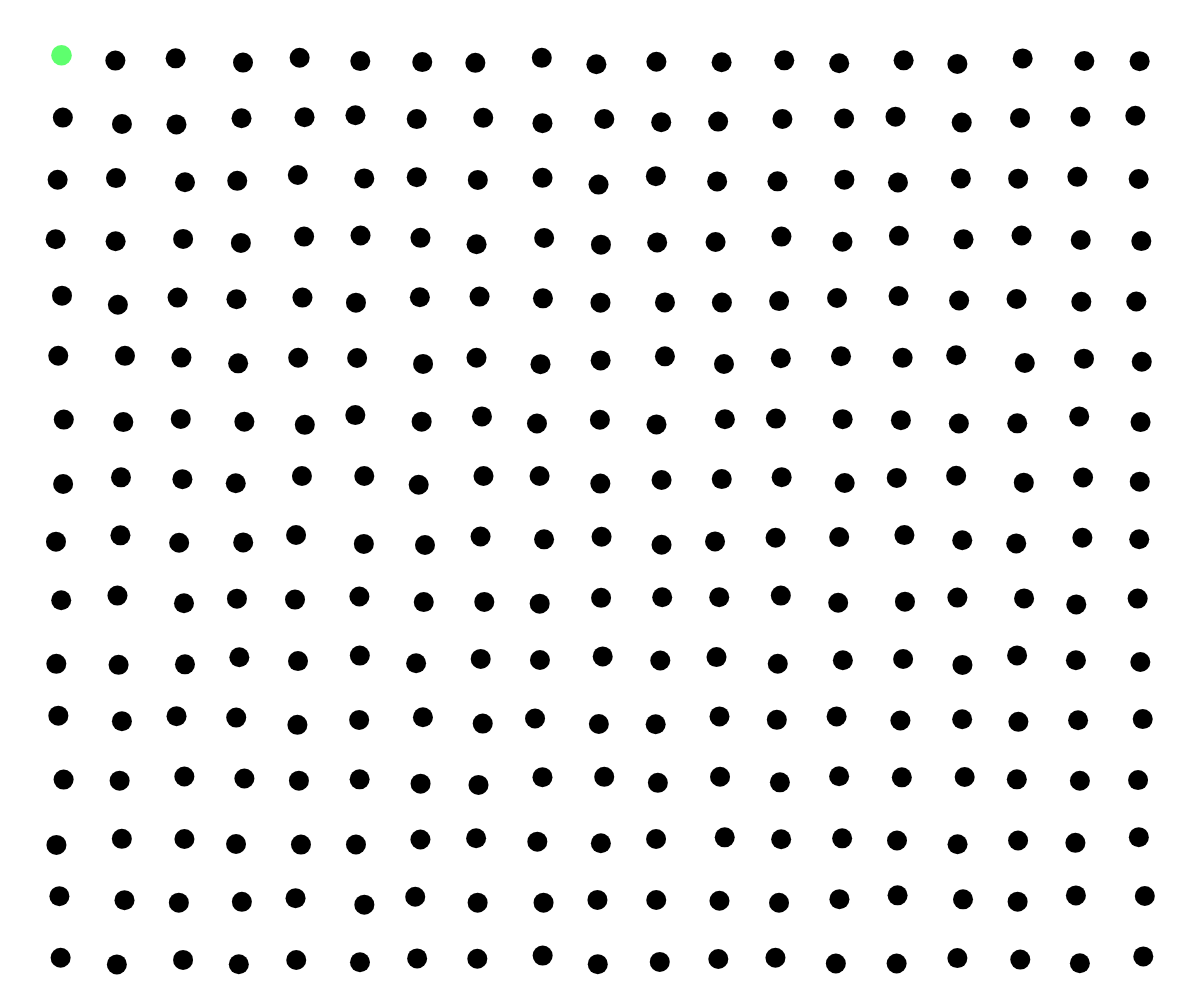
Frame 1 (no input)
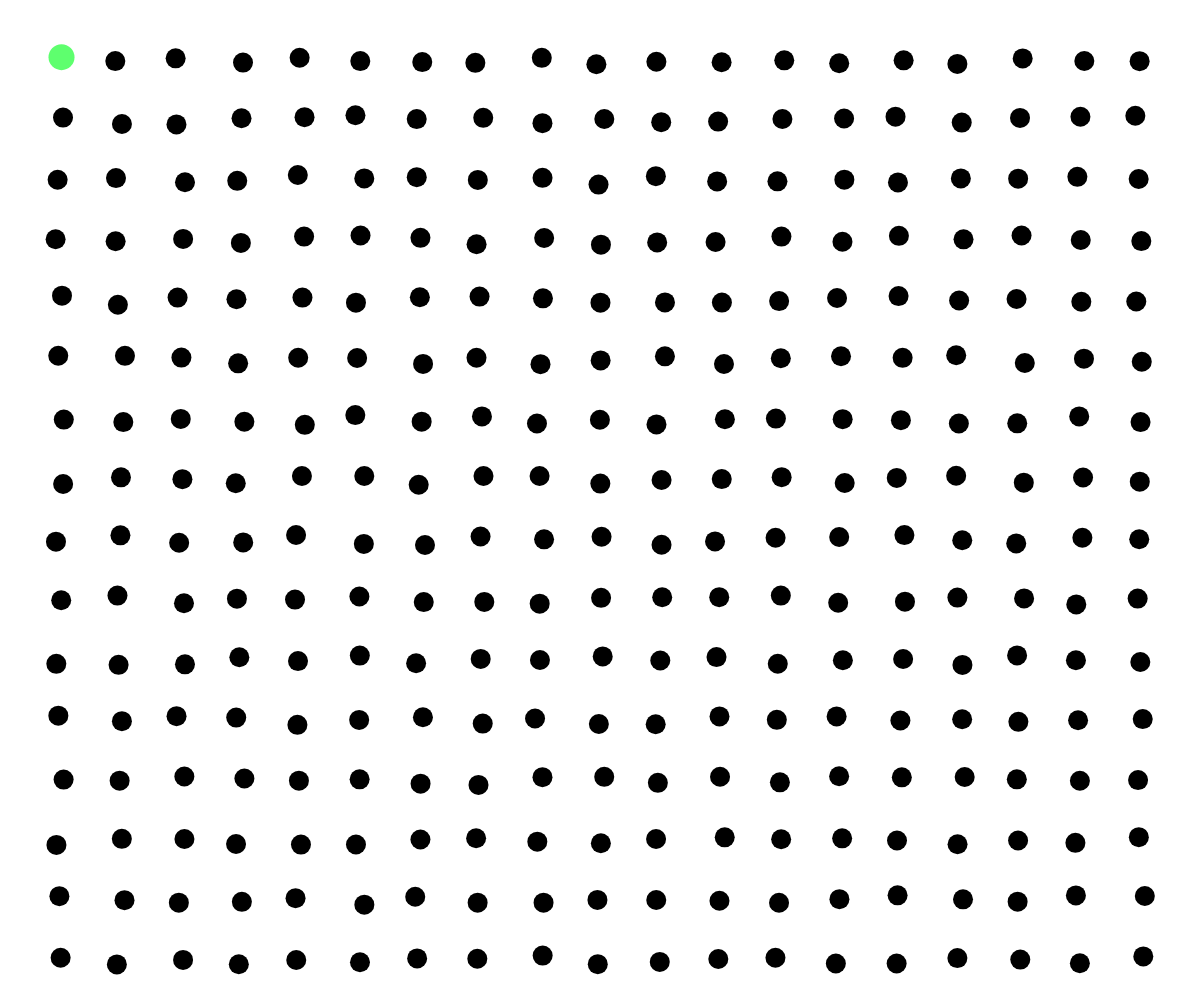
Frame 60 (no input)
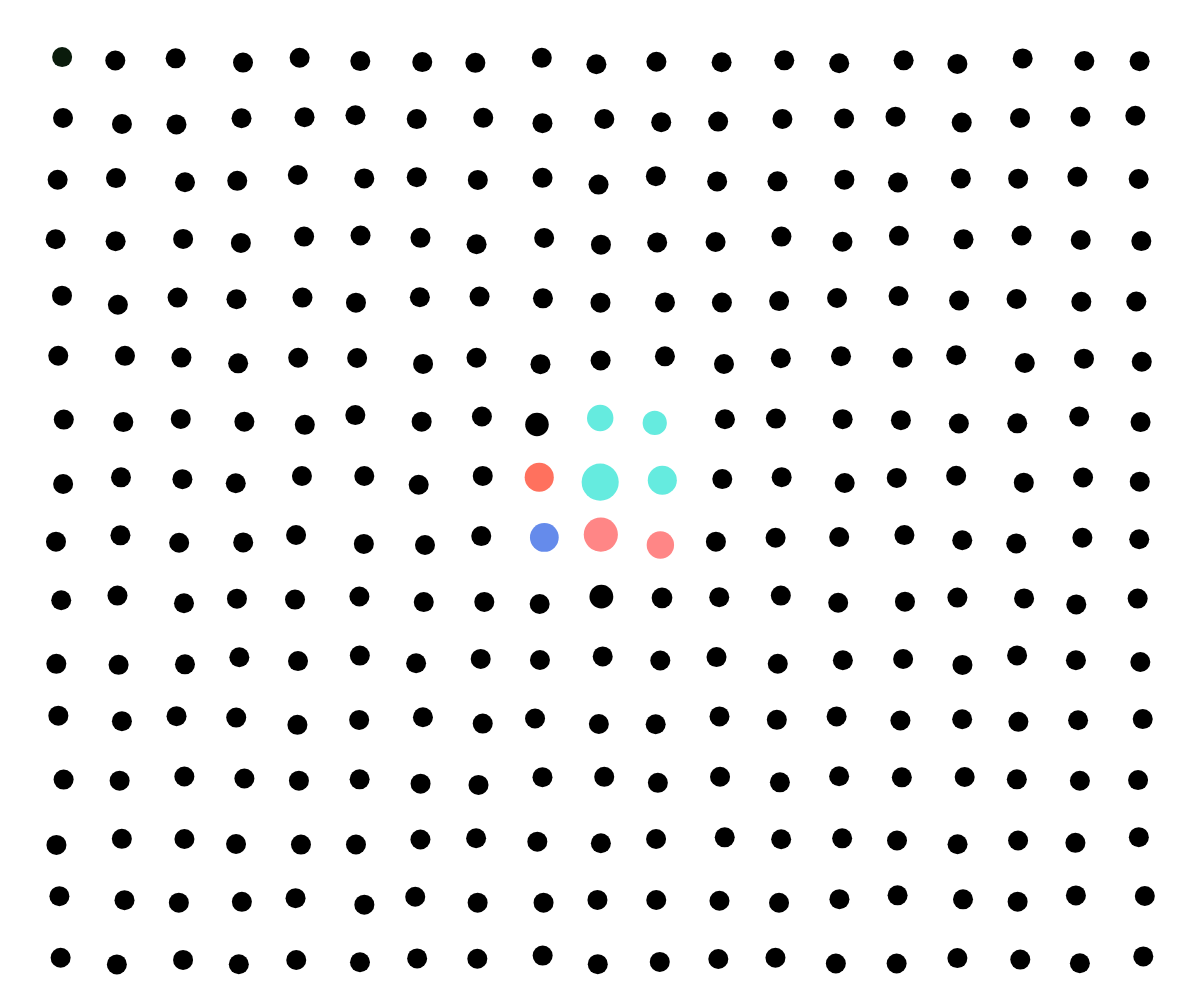
Frame 120 (the mouse pressed at the canvas centre since frame 60)

The p5.js sketch that drew these frames (run headless with seeded random() and noise() and a simulated clock; from frame 60 on, the mouse is pressed at the canvas centre):

// p5.js sketch
// ── sketch.js
let circles = [];

  // 👇 DEFINE RULES HERE (top-level)
function isValidNeighbor(typeA, typeB) {

  // ❌ yellow cannot touch cool
  if (typeA === "yellow" && typeB === "cool") return false;
  if (typeA === "cool" && typeB === "yellow") return false;

  // ❌ green cannot touch cool OR magenta
  if (typeA === "green" && (typeB === "cool" || typeB === "magenta")) return false;
  if (typeB === "green" && (typeA === "cool" || typeA === "magenta")) return false;

  return true;
}

function setup() {
  createCanvas(windowWidth, windowHeight);
  
  colorMode(HSB, 360, 100, 100);

  let spacing = 60;
  
// new color mappinng block

let palette = [
  "#ff8686", // pink
  "#ff715e", // coral
  "#ff42ae", // magenta
  "#5eff6e", // green
  "#65ebdf", // teal
  "#658beb", // blue
  "#c790ff", // purple
  "#fff45e"  // yellow
];
  
  let zones = [
  { hex: "#5eff6e", x1: 0.0, x2: 0.25, y1: 0.0, y2: 0.5 },
  { hex: "#ff715e", x1: 0.25, x2: 0.5, y1: 0.0, y2: 0.5 },
  { hex: "#65ebdf", x1: 0.5, x2: 0.75, y1: 0.0, y2: 0.5 },
  { hex: "#ff42ae", x1: 0.75, x2: 1.0, y1: 0.0, y2: 0.5 },

  { hex: "#c790ff", x1: 0.0, x2: 0.25, y1: 0.5, y2: 1.0 },
  { hex: "#658beb", x1: 0.25, x2: 0.5, y1: 0.5, y2: 1.0 },
  { hex: "#ff8686", x1: 0.5, x2: 0.75, y1: 0.5, y2: 1.0 },
  { hex: "#fff45e", x1: 0.75, x2: 1.0, y1: 0.5, y2: 1.0 }
];
  
  //your loops start below
 for (let x = spacing; x < width; x += spacing) {
  for (let y = spacing; y < height; y += spacing) {
    
let baseX = x + random(-5, 5);
let baseY = y + random(-5, 5);
let nx = baseX / width;
let ny = baseY / height;

let chosenHex = "#ff8686"; // fallback

for (let z of zones) {
 let noiseScale = 0.005;   // controls size of waves
let noiseStrength = 0.05; // controls how wavy edges are

let offsetX = map(noise(baseX * noiseScale, baseY * noiseScale), 0, 1, -noiseStrength, noiseStrength);
let offsetY = map(noise(baseX * noiseScale + 100, baseY * noiseScale + 100), 0, 1, -noiseStrength, noiseStrength);

if (
  nx >= z.x1 + offsetX &&
  nx <  z.x2 + offsetX &&
  ny >= z.y1 + offsetY &&
  ny <  z.y2 + offsetY
) {
    chosenHex = z.hex;
    break;
  }
}

let col = color(chosenHex);

let chosenColor = [
  hue(col),
  saturation(col),
  brightness(col)
];

    circles.push({
      x: baseX,
      y: baseY,
      baseSize: 20,
      size: 20,
      noiseOffsetX: random(1000),
      noiseOffsetY: random(1000),
      displayX: baseX,
      displayY: baseY,

 hue: chosenColor[0],
sat: chosenColor[1],
bri: chosenColor[2],
      colorIntensity: 0,
      hold: 0
    });

  }
}
}

function draw() {
  background(240);

  for (let c of circles) {
    
    let movementRadius = 150;
let colorRadius = 120;

    // distance from cursor (based on original position)
    let d = dist(mouseX, mouseY, c.x, c.y);

    // ✨ movement influence based on distance
let influence = map(d, 0, movementRadius, 1, 0, true);
    // ✨ smooth organic motion
    let nX = noise(c.noiseOffsetX);
    let nY = noise(c.noiseOffsetY);

    let moveX = map(nX, 0, 1, -8, 8) * influence;
    let moveY = map(nY, 0, 1, -8, 8) * influence;

    let newX = c.x + moveX;
    let newY = c.y + moveY;
    
// direction from circle to mouse
let dx = mouseX - newX;
let dy = mouseY - newY;

let dMag = dist(mouseX, mouseY, newX, newY);
let radius = 10;

if (dMag < radius) {

  let raw = map(dMag, 0, radius, 1, 0, true);
  let force = raw * raw;

  // pull toward cursor
  newX += dx * 0.07 * force;
  newY += dy * 0.07 * force;

  // ✨ add slight perpendicular motion (this is the "alive" part)
  newX += -dy * 0.02 * force;
  newY += dx * 0.02 * force;
}

    // evolve noise slowly
    c.noiseOffsetX += 0.02;
    c.noiseOffsetY += 0.02;

    // ✨ interaction based on new position
    let d2 = dist(mouseX, mouseY, newX, newY);

// map distance to intensity (closer = stronger)
let intensity = map(d2, 0, colorRadius, 1, 0, true);
// when near mouse → set strong value
if (intensity > 0.2) {
  c.colorIntensity = 1;
  c.hold = 15 ; // 👈 how many frames it "lingers"
} else if (c.hold > 0) {
  c.hold -= 1; // countdown hold
} else {
c.colorIntensity = max(0, c.colorIntensity - 0.015);
}
    
// size scales smoothly
 let targetSize = c.baseSize + (c.baseSize * 1 * intensity);
  c.size = lerp(c.size, targetSize, 0.1);

    
let gray = 80;

let dim = map(intensity, 0, 1, 0.3, 1);  // controls how visible inactive dots are
let t = c.colorIntensity;

if (t < 0.15) {
  fill(0, 0, 0); // snap to black
} else {
  let saturation = c.sat;
  let brightness = c.bri * pow(t, 2);

  fill(c.hue, saturation, brightness);
}
    // smooth toward new position
c.displayX = lerp(c.displayX, newX, 0.7);
c.displayY = lerp(c.displayY, newY, 0.7);

noStroke();
ellipse(c.displayX, c.displayY, c.size);
  }
}
